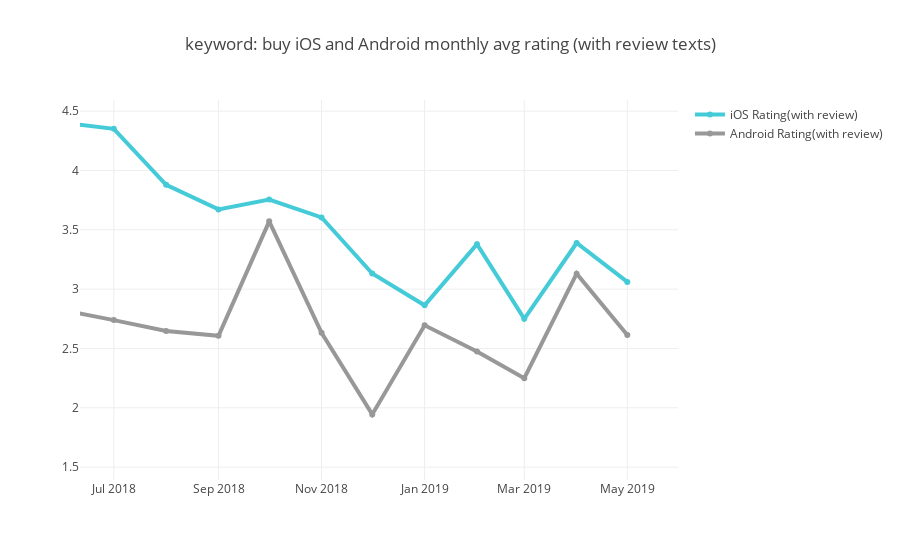

This figure's notebook cell:
### Code cell
#show change

kw = "buy"

as_kw_to_review_sub= ios_kw_rating[ios_kw_rating["keyword"] == kw].sort_values("month_start",ascending=False)
gp_kw_to_review_sub = android_kw_rating[android_kw_rating["keyword"] == kw].sort_values("month_start",ascending=False)

# monthly trend
trace_ios = go.Scatter(
                x=as_kw_to_review_sub.month_start,
                y=as_kw_to_review_sub["Rating"],
                name = "iOS Rating(with review)",
                line = dict(color = '#17BECF', width = 4),
                opacity = 0.8)

trace_android = go.Scatter(
                x=gp_kw_to_review_sub.month_start,
                y=gp_kw_to_review_sub["Rating"],
                name = "Android Rating(with review)",
                line = dict(color = '#7F7F7F', width = 4),
                opacity = 0.8)

data = [trace_ios,trace_android]

layout = dict(
    title = "keyword: " + kw + " " +"iOS and Android monthly avg rating (with review texts)",
    xaxis = dict(
        range = ['2018-06-11','2019-05-31'])
)

fig = dict(data=data, layout=layout)
py.iplot(fig, filename = "Manually Set Range")

### Figure 1 — Plotly figure (JSON) as saved in the notebook; plotly's stock layout.template omitted (floating-point values rounded to 4 significant figures)
{"data": [{"line": {"color": "#17BECF", "width": 4}, "name": "iOS Rating(with review)", "opacity": 0.8, "type": "scatter", "uid": "507368b2-a49c-40c7-a642-9eb4081f5601", "x": ["2019-05-01", "2019-04-01", "2019-03-01", "2019-02-01", "2019-01-01", "2018-12-01", "2018-11-01", "2018-10-01", "2018-09-01", "2018-08-01", "2018-07-01", "2018-06-01", "2018-05-01"], "y": [3.061, 3.389, 2.75, 3.379, 2.864, 3.132, 3.605, 3.755, 3.672, 3.879, 4.351, 4.402, 3.438]}, {"line": {"color": "#7F7F7F", "width": 4}, "name": "Android Rating(with review)", "opacity": 0.8, "type": "scatter", "uid": "9e7fdf80-9dc7-4d62-8e61-8a6dcfb54da0", "x": ["2019-05-01", "2019-04-01", "2019-03-01", "2019-02-01", "2019-01-01", "2018-12-01", "2018-11-01", "2018-10-01", "2018-09-01", "2018-08-01", "2018-07-01", "2018-06-01", "2018-05-01"], "y": [2.613, 3.13, 2.25, 2.475, 2.696, 1.944, 2.632, 3.571, 2.607, 2.647, 2.739, 2.821, 1.583]}], "layout": {"title": "keyword: buy iOS and Android monthly avg rating (with review texts)", "xaxis": {"range": ["2018-06-11", "2019-05-31"]}}}
